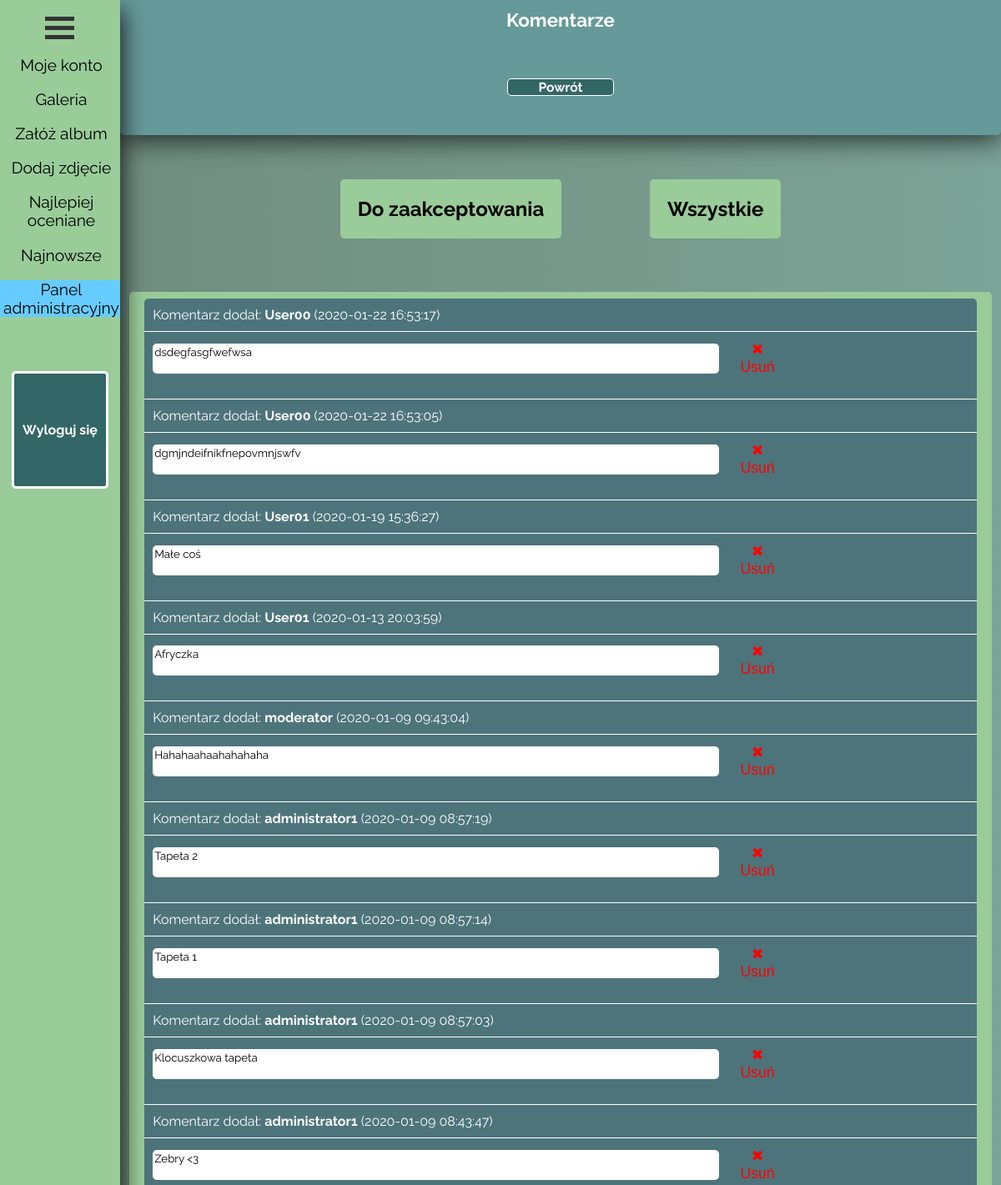
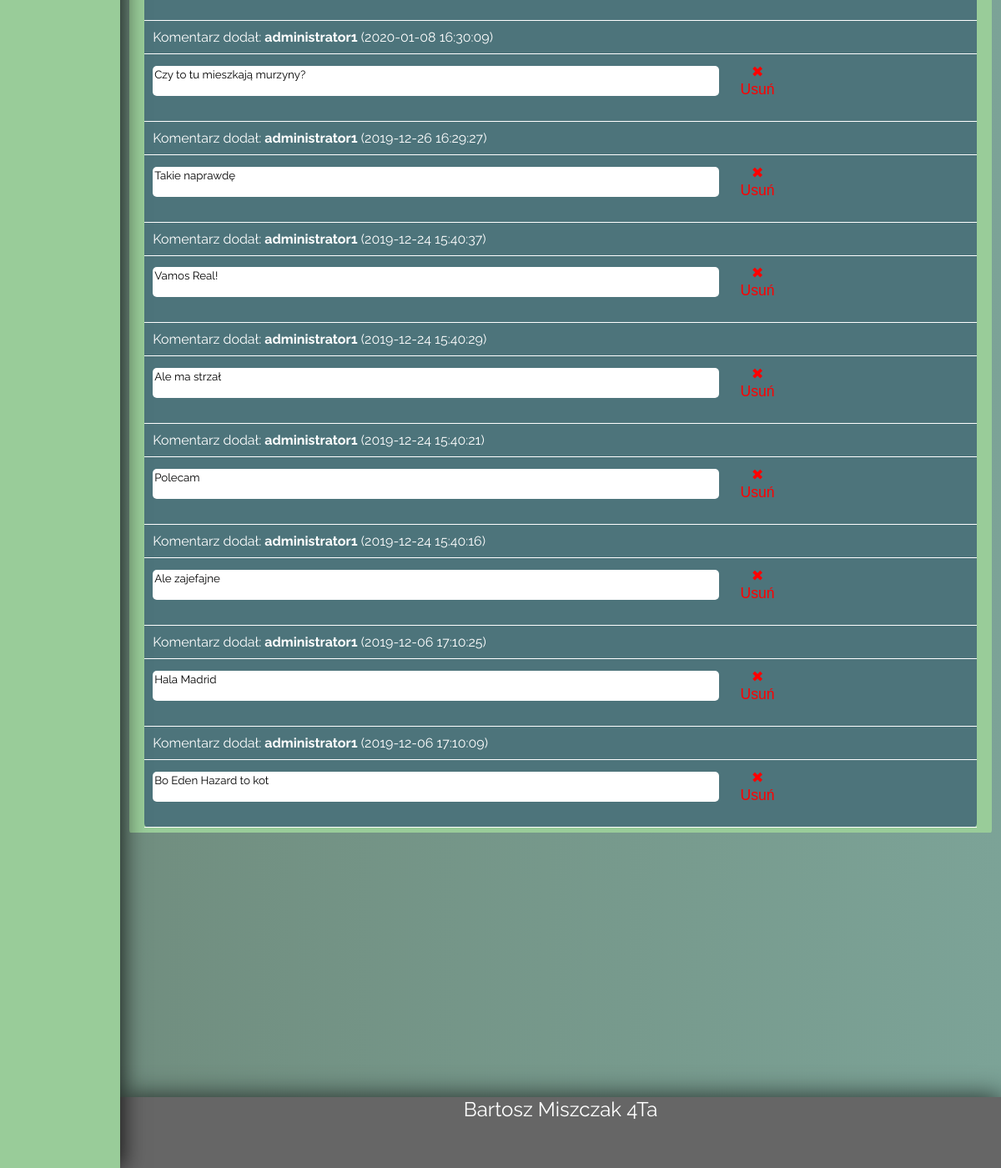
Screenshot of /admin/komentarze.php (signed in) with the database file from the repository (2 pictures, top to bottom).
### tables this page shows
CREATE TABLE `zdjecia_komentarze`
(
    `id`             int(11) NOT NULL,
    `id_zdjecia`     int(11) NOT NULL,
    `id_uzytkownika` int(11) NOT NULL,
    `data`           datetime                    NOT NULL,
    `komentarz`      text NOT NULL,
    `zaakceptowany`  tinyint(1) NOT NULL
);

CREATE TABLE `uzytkownicy`
(
    `id`             int(11) NOT NULL,
    `login`          varchar(20)  NOT NULL,
    `haslo`          varchar(32)  NOT NULL,
    `email`          varchar(128) NOT NULL,
    `zarejestrowany` date                                NOT NULL,
    `uprawnienia`    enum('użytkownik','moderator','administrator','') NOT NULL,
    `aktywny`        tinyint(1) NOT NULL
);

### admin/komentarze.php (the view, shortened to what this page needs)
<html>
<?php
include_once "../connect.php";
?>
<head>
    <link rel="stylesheet" href="../js/parallax/animate.css" type="text/css">
    <link rel="stylesheet" href="../js/preloader/preloader.css" type="text/css">
    <link rel="stylesheet" href="../css/galeria/style_list.css" type="text/css">
    <link rel="stylesheet" href="../css/galeria/style_galeria.css"
          type="text/css">
    <link rel="stylesheet" href="../css/style_admin.css" type="text/css">
</head>
<body>
<?php include_once "../menu.php"; ?>
<div class="content">
    <div class="filterBar"
         style="text-align: center; color: #FFF; font-weight: bold; font-size: 140%;">
        Komentarze
        <a class="link" href="index.php"
           style="width: auto; height: 100%; font-size:70%; display:flex;justify-content:center;align-items:center;">
            <div class="comeBack">Powrót</div>
        </a>
    </div>
    <div class="gallery"
         style="overflow-y: auto; overflow-x: hidden; height: 80%; display: flex; flex-wrap: wrap; justify-content: center;">
        <a class="link" id="target" href="komentarze.php?filtr=wait"
           style="padding: 2%; height:auto; width: auto;">
            <div class="sel">Do zaakceptowania</div>
        </a>
        <a class="link" id="target" href="komentarze.php?filtr=all"
           style="padding: 2%; height:auto; width: auto;">
            <div class="sel">Wszystkie</div>
        </a>
        <div class="edit" style="width: 100%;">
            <?php
            if ($_GET['filtr'] == "wait") {
                $result = mysqli_query($conn, "SELECT zdjecia_komentarze.*, uzytkownicy.login, albumy.tytul,
                            zdjecia.id_albumu
                            FROM zdjecia_komentarze, uzytkownicy, albumy, zdjecia
                            WHERE zdjecia_komentarze.id_uzytkownika=uzytkownicy.id
                            AND zdjecia.id_albumu = albumy.id
                            AND zdjecia_komentarze.id_zdjecia=zdjecia.id
                            AND zdjecia_komentarze.zaakceptowany=0
                            GROUP BY zdjecia_komentarze.id
                            ORDER BY zdjecia_komentarze.data DESC");
            } else {
                $result = mysqli_query($conn, "SELECT zdjecia_komentarze.*, uzytkownicy.login, albumy.tytul,
                            zdjecia.id_albumu
                            FROM zdjecia_komentarze, uzytkownicy, albumy, zdjecia
                            WHERE zdjecia_komentarze.id_uzytkownika=uzytkownicy.id
                            AND zdjecia.id_albumu = albumy.id
                            AND zdjecia_komentarze.id_zdjecia=zdjecia.id
                            GROUP BY zdjecia_komentarze.id
                            ORDER BY zdjecia_komentarze.data DESC");
            }
            if (mysqli_num_rows($result) == 0) {
                echo 'Brak komentarzy do weryfikacji';
            } else {
                echo '<table class="adminComs">';
                while ($row = mysqli_fetch_assoc($result)) {
                    echo '<tr>
                                    <td class="about" style=" width: 50%;" colspan="3">
                                        Komentarz dodał: <b>' . $row['login'] . '</b> (' . $row['data'] . ')
                                    </td>';
                    echo '</tr><tr display:flex;justify-content:center;align-items:center;>';
                    if ($_SESSION['user']['uprawnienia'] == "administrator") {
                        echo '<td class="what" style="width: 70%;">
                                                <form class="editCom" method="post" action="komentarze.php?strona=' . $_GET['strona'] . '">
                                                    <textarea class="titleCh"placeholder="Edytuj komentarz">' . $row['komentarz'] . '</textarea>
                                                    </form>
                                            </td>';
                    } else {
                        echo '<td class="what" style="font-size: 120%; font-weight: bold; text-align: center;"><b>' . $row['komentarz'] . '</b></td>';
                    }
                    echo '<td class="what" style="">
                                            <form method="post" action="komentarze.php?strona=' . $_GET['strona'] . '" class="deleteForm">
                                                <input type="hidden" name="comDel" value="' . $row['id'] . '" />
                                                <button type="submit" class="dFo" name="commentD" onclick="return comsure()">&#x2716;<br>Usuń
                                                </button>
                                            </form>
                                        </td>';
                }
                echo '</table>';
            }
            ?>
        </div>
    </div>
    <div class="foot">Bartosz Miszczak 4Ta</div>
</div>
</body>
</html>

### menu.php (shortened to what this page needs)
<div class="menu">
    <div class="menu-butts">
        <div class="ham">
            <div class="bar1"></div>
            <div class="bar2"></div>
            <div class="bar3"></div>
        </div>
        <?php
        $type = $_SESSION['user']['uprawnienia'];
        if ($type == "administrator" || $type == "moderator") {
            if ($_SESSION['activePage'] == "adminPanel") {
                if ($_SESSION['activePage'] == "konto") echo '<a href="../konto.php" class="link">
					<p class="menu-select" style="background-color:#66CCFF;">Moje konto</p></a>';
                else echo '<a href="../konto.php" class="link"><p class="menu-select">Moje konto</p></a>';
                if ($_SESSION['activePage'] == "galeria") echo '<a href="../galeria.php" class="link">
					<p class="menu-select" style="background-color:#66CCFF;">Galeria</p></a>';
                else echo '<a href="../galeria.php" class="link"><p class="menu-select">Galeria</p></a>';
                if ($_SESSION['activePage'] == "dodaj-album") echo '<a href="../dodaj-album.php" class="link">
						<p class="menu-select" style="background-color:#66CCFF;">Załóż album</p></a>';
                else echo '<a href="../dodaj-album.php" class="link"><p class="menu-select">Załóż album</p></a>';
                if ($_SESSION['activePage'] == "dodaj-foto") echo '<a href="../dodaj-foto.php" class="link">
						<p class="menu-select" style="background-color:#66CCFF;">Dodaj zdjęcie</p></a>';
                else echo '<a href="../dodaj-foto.php" class="link"><p class="menu-select">Dodaj zdjęcie</p></a>';
                if ($_SESSION['activePage'] == "top-foto") echo '<a href="../top-foto.php" class="link">
					<p class="menu-select" style="background-color:#66CCFF;">Najlepiej oceniane</p></a>';
                else echo '<a href="../top-foto.php" class="link"><p class="menu-select">Najlepiej oceniane</p></a>';
                if ($_SESSION['activePage'] == "nowe-foto") echo '<a href="../nowe-foto.php" class="link">
						<p class="menu-select" style="background-color:#66CCFF;">Najnowsze</p></a>';
                else echo '<a href="../nowe-foto.php" class="link"><p class="menu-select">Najnowsze</p></a>';
                if ($_SESSION['activePage'] == "adminPanel") echo '<a href="index.php" class="link">
						<p class="menu-select" style="background-color:#66CCFF;">Panel administracyjny</p></a>';
                else echo '<a href="admin/index.php" class="link"><p class="menu-select">Panel administracyjny</p></a>';
            }
        }
        if (isset($_SESSION['user'])) {
            if ($type == "administrator" || $type == "moderator") {
                if ($_SESSION['activePage'] == "adminPanel") {
                    echo '<form class ="back" method="post" action="../wyloguj.php">
						<input class="logout" type="submit" value="Wyloguj się" name="backb">
                        </form>';
                } else {
                    echo '<form class ="back" method="post" action="wyloguj.php">
						<input class="logout" type="submit" value="Wyloguj się" name="backb">
                        </form>';
                    $_SESSION['backb'] = true;
                }
            } else {
                echo '<form class ="back" method="post" action="wyloguj.php">
						<input class="logout" type="submit" value="Wyloguj się" name="backb">
				</form>';
                $_SESSION['backb'] = true;
            }
        } else {
            echo '<a href="index.php#log" class="link"><p class="login">Zaloguj się</p></a>
				<a href="index.php#reg" class="link"><p class="registry">Rejestracja</p></a>';
        }
        ?>
    </div>
</div>

### css/galeria/style_galeria.css (style rules this page uses)
html { margin: 0; padding: 0; height: 100%; overflow: hidden; }
body { margin: 0; padding: 0; height: 100%; font-family: 'Raleway', sans-serif; background: linear-gradient(270deg, #2a3c40, #374f53, #416063, #4d747b, #4f839a, #6bacca, #8bd0e2, #8cc1b9, #6f8b7c); background-size: 1800% 1800%; -webkit-animation: BackgroundFade 20s ease infinite; -moz-animation: BackgroundFade 20s ease infinite; animation: BackgroundFade 20s ease infinite; }
div.menu { width: 12%; height: 100%; position: fixed; float: left; background-color: #99CC99; -webkit-box-shadow: 10px 6px 25px -6px rgba(0, 0, 0, 0.75); -moz-box-shadow: 10px 6px 25px -6px rgba(0, 0, 0, 0.75); box-shadow: 10px 6px 25px -6px rgba(0, 0, 0, 0.75); z-index: 10; }
div.ham { display: inline-block; width: 35%; margin-top: 10%; margin-left: 30%; margin-right: 30%; }
.bar1, .bar2, .bar3 { text-align: center; margin: auto; width: 35px; height: 5px; background-color: #333; margin-top: 6px; }
div.menu-butts { margin: auto; text-align: center; }
p.menu-select { width: 98%; transition-property: width, background-color; transition-duration: 1s; font-size: 120%; padding-left: 2%; }
a.link:link { text-decoration: none; color: #000; }
form.back { width: 80%; margin-top: 25%; margin-left: 10%; margin-right: 10%; }
input.logout { text-align: center; width: 100%; height: 5%; transition-property: background-color; transition-duration: 1s; font-size: 100%; margin-top: 25%; margin-left: 0; margin-right: 15%; border: 3px solid #FFF; color: #FFF; background-color: #336666; border-radius: 5px; font-weight: bold; font-family: 'Raleway', sans-serif; }
div.content { width: 88%; min-height: 100%; margin-left: 12%; float: left; position: relative; }
div.gallery { width: 100%; }
div.foot { width: 100%; height: 3%; position: absolute; float: left; bottom: 0; font-size: 150%; color: #FFF; text-align: center; background-color: #666666; -webkit-box-shadow: 2px 0px 32px 0px rgba(0, 0, 0, 0.75); -moz-box-shadow: 2px 0px 32px 0px rgba(0, 0, 0, 0.75); box-shadow: 2px 0px 32px 0px rgba(0, 0, 0, 0.75); }
div.filterBar { top: 0; background-color: #669999; width: 100%; height: 5%; padding-top: 1%; padding-bottom: 1%; border-bottom-left-radius: 5px; border-bottom-right-radius: 5px; -webkit-box-shadow: 0px 5px 33px 0px rgba(0, 0, 0, 0.75); -moz-box-shadow: 0px 5px 33px 0px rgba(0, 0, 0, 0.75); box-shadow: 0px 5px 33px 0px rgba(0, 0, 0, 0.75); }
div.edit { width: 80%; min-height: 60%; border-radius: 5px; background-color: #99CC99; overflow-x: hidden; overflow-y: auto; text-align: center; font-size: 110%; font-weight: bold; margin: 1%; padding: 0.8%; }

### css/style_admin.css (style rules this page uses)
div.edit { height: auto; }
div.comeBack { color: #FFF; background-color: #336666; border-radius: 5px; width: 12%; margin-bottom: 0.5%; border: 1px solid #FFF; }
td.what { height: auto; padding: 1%; }
button.dFo { color: #ff0000; font-size: 110%; background: none; border-style: none; cursor: pointer; }
table.adminComs { margin: auto; width: 98%; height: auto; background-color: #4d747b; color: #FFF; border-radius: 5px; padding: 2%; border-collapse: collapse; }
textarea.titleCh { width: 100%; height: 15%; resize: none; font-family: 'Raleway', 'sans-serif'; border-style: none; border-radius: 5px; color: #000; }
tr { border-bottom: 1pt solid #FFF; }
td.about { padding: 1%; }
#target { display: flex; flex-wrap: wrap; justify-content: center; width: 40%; height: 20%; border-radius: 5px; margin: 5%; background-color: #99CC99; transition-property: background-color; transition-duration: 0.4s; }
div.sel { font-size: 150%; display: flex; justify-content: center; align-items: center; font-weight: bold; }

### rows the page displays
zdjecia_komentarze: uzytkownicy.login "User00", data "2020-01-22 16:53:17", komentarz "dsdegfasgfwefwsa"
zdjecia_komentarze: uzytkownicy.login "User00", data "2020-01-22 16:53:05", komentarz "dgmjndeifnikfnepovmnjswfv"
zdjecia_komentarze: uzytkownicy.login "User01", data "2020-01-19 15:36:27", komentarz "Małe coś"
zdjecia_komentarze: uzytkownicy.login "User01", data "2020-01-13 20:03:59", komentarz "Afryczka"
zdjecia_komentarze: uzytkownicy.login "moderator", data "2020-01-09 09:43:04", komentarz "Hahahaahaahahahaha"
zdjecia_komentarze: uzytkownicy.login "administrator1", data "2020-01-09 08:57:19", komentarz "Tapeta 2"
zdjecia_komentarze: uzytkownicy.login "administrator1", data "2020-01-09 08:57:14", komentarz "Tapeta 1"
zdjecia_komentarze: uzytkownicy.login "administrator1", data "2020-01-09 08:57:03", komentarz "Klocuszkowa tapeta"
zdjecia_komentarze: uzytkownicy.login "administrator1", data "2020-01-09 08:43:47", komentarz "Zebry <3"
zdjecia_komentarze: uzytkownicy.login "administrator1", data "2020-01-08 16:30:09", komentarz "Czy to tu mieszkają murzyny?"
zdjecia_komentarze: uzytkownicy.login "administrator1", data "2019-12-26 16:29:27", komentarz "Takie naprawdę"
zdjecia_komentarze: uzytkownicy.login "administrator1", data "2019-12-24 15:40:37", komentarz "Vamos Real!"
zdjecia_komentarze: uzytkownicy.login "administrator1", data "2019-12-24 15:40:29", komentarz "Ale ma strzał"
zdjecia_komentarze: uzytkownicy.login "administrator1", data "2019-12-24 15:40:21", komentarz "Polecam"
zdjecia_komentarze: uzytkownicy.login "administrator1", data "2019-12-24 15:40:16", komentarz "Ale zajefajne"
zdjecia_komentarze: uzytkownicy.login "administrator1", data "2019-12-06 17:10:25", komentarz "Hala Madrid"
zdjecia_komentarze: uzytkownicy.login "administrator1", data "2019-12-06 17:10:09", komentarz "Bo Eden Hazard to kot"
